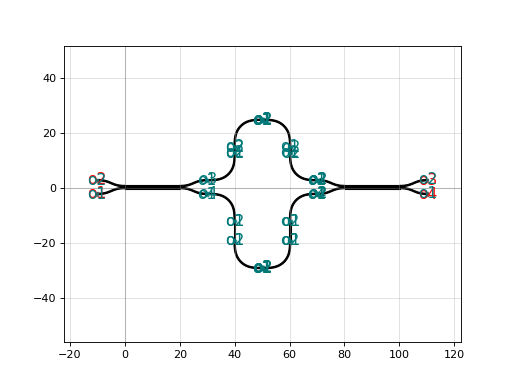

Reproduce this figure in Python.
import gdsfactory as gf

c = gf.components.mzi_coupler(delta_length=10.0, length_y=2.0, length_x=0.1, bend='bend_euler', straight='straight', with_splitter=True, port_e1_splitter='o3', port_e0_splitter='o4', port_e1_combiner='o3', port_e0_combiner='o4', nbends=2, cross_section='strip')
c.plot()
